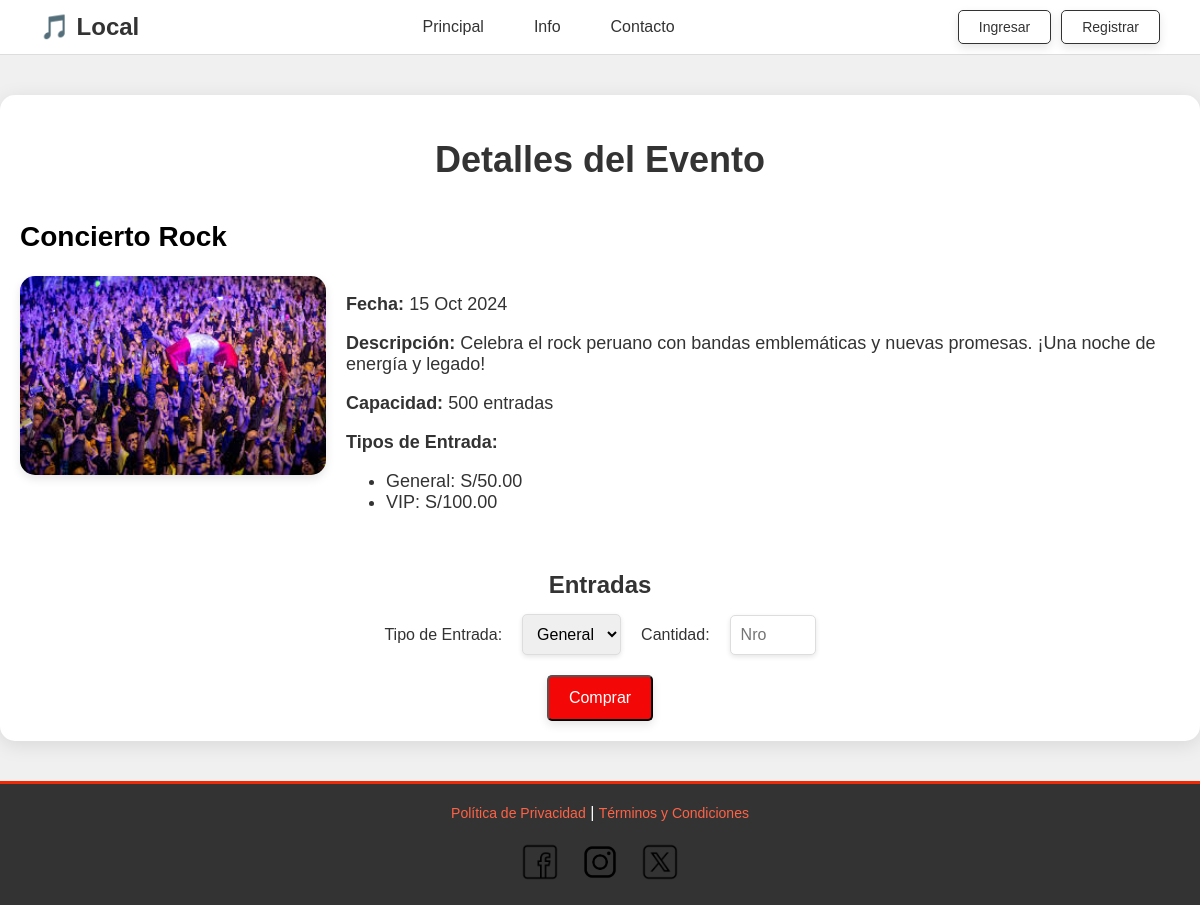
Before: /eventos/evento.php?id=1 with the older database file.
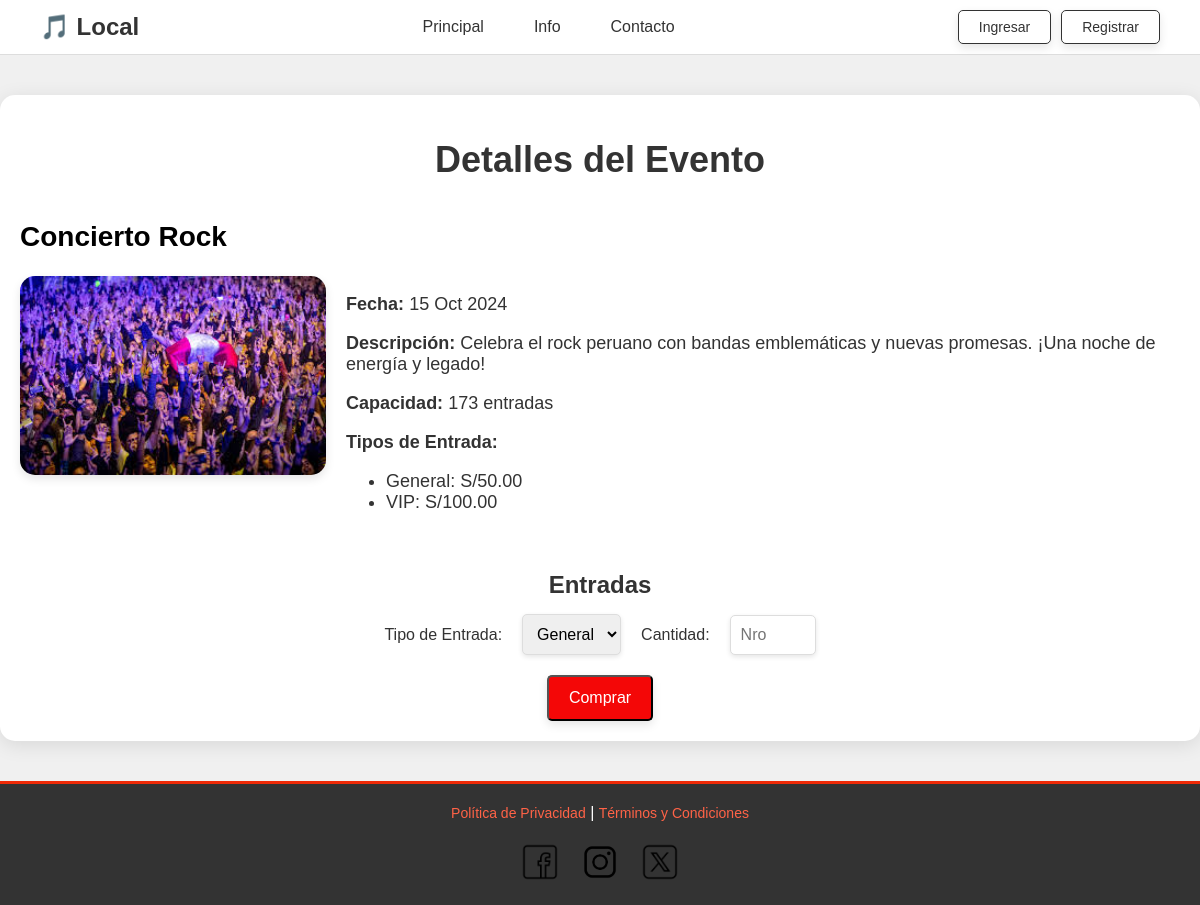
After: the same page with the newer database file.
### tables this page shows
CREATE TABLE `evento` (
  `idEvento` int(11) NOT NULL,
  `nombreEvento` varchar(150) NOT NULL,
  `descripcionEvento` text DEFAULT NULL,
  `fechahoraEvento` datetime NOT NULL,
  `categoriaEvento` varchar(50) DEFAULT NULL,
  `capacidadEvento` int(11) NOT NULL,
  `imagenEvento` varchar(255) DEFAULT NULL
);

### eventos/evento.php (the view, shortened to what this page needs)
<?php
include '../conexion.php';
$idEvento = isset($_GET['id']) ? intval($_GET['id']) : 0;
$sql = "SELECT nombreEvento, descripcionEvento, fechahoraevento, imagenEvento, capacidadEvento FROM evento WHERE IdEvento = ?";
$stmt = $conn->prepare($sql);
$stmt->bind_param("i", $idEvento);
$stmt->execute();
$result = $stmt->get_result();
if ($result->num_rows > 0) {
    $evento = $result->fetch_assoc();
} else {
    echo "<p>Evento no encontrado.</p>";
    exit;
}
$sqlEntradas = "SELECT tipoEntrada, costoEntrada FROM entrada WHERE IdEvento = ?";
$stmtEntradas = $conn->prepare($sqlEntradas);
$stmtEntradas->bind_param("i", $idEvento);
$stmtEntradas->execute();
$resultEntradas = $stmtEntradas->get_result();
$entradas = [];
while ($entrada = $resultEntradas->fetch_assoc()) {
    $entradas[] = $entrada;
}
?>
<!DOCTYPE html>
<html lang="es">
<head>
</head>
<body>
<div class="wrapper">
    <header>
        <div class="logo">
            🎵 Local
        </div>
        <nav>
            <ul>
                <li><a href="../index.php">Principal</a></li>
                <li><a href="../info.html">Info</a></li>
                <li><a href="../contacto.html">Contacto</a></li>
            </ul>
        </nav>
        <div class="buttons">
            <a href="../login/login.html" class="buy-btn">Ingresar</a>
            <a href="../login/registro_usuario.html" class="buy-btn">Registrar</a>
        </div>
    </header>
    <div class="container">
        <h1>Detalles del Evento</h1>
        <h2><?php echo htmlspecialchars($evento['nombreEvento']); ?></h2>
        <div class="event-details">
    <img src="<?php echo htmlspecialchars($evento['imagenEvento']); ?>" alt="Evento <?php echo htmlspecialchars($evento['nombreEvento']); ?>">
    <div class="event-info">
        <p><strong>Fecha:</strong> <?php echo date('d M Y', strtotime($evento['fechahoraevento'])); ?></p>
        <p><strong>Descripción:</strong> <?php echo htmlspecialchars($evento['descripcionEvento']); ?></p>
        <p><strong>Capacidad:</strong> <?php echo htmlspecialchars($evento['capacidadEvento']); ?> entradas</p>
        <p><strong>Tipos de Entrada:</strong></p>
        <ul>
            <?php foreach ($entradas as $entrada): ?>
                <li><?php echo htmlspecialchars($entrada['tipoEntrada']) . ": S/" . number_format($entrada['costoEntrada'], 2); ?></li>
            <?php endforeach; ?>
        </ul>
    </div>
</div>
        <div class="entry-section">
        <div class="entry-section">
    <form action="../pasarela.php" method="POST">
        <div class="entry-label">Entradas</div>
        <div class="entry-selection">
            <label for="tipoEntrada">Tipo de Entrada:</label>
            <select name="tipoEntrada" id="tipoEntrada" required>
                <?php foreach ($entradas as $entrada): ?>
                    <option value="<?php echo htmlspecialchars($entrada['tipoEntrada']); ?>">
                        <?php echo htmlspecialchars($entrada['tipoEntrada']); ?>
                    </option>
                <?php endforeach; ?>
            </select>
            <label for="cantidad">Cantidad:</label>
            <input type="number" name="cantidad" id="cantidad" min="1" max="<?php echo $evento['capacidadEvento']; ?>" required placeholder="Nro">
        </div>
        <button type="submit" class="buy-btn" style="margin-top: 20px;">Comprar</button>
    </form>
</div>
        </div>
    </div>
    <footer>
        <a href="../privacy.html">Política de Privacidad</a> |
        <a href="../tyc.html">Términos y Condiciones</a>
        <div class="social">
            <a href="https://www.facebook.com/" target="_blank"><img src="../img/facebook.png" alt="Facebook"></a>
            <a href="https://www.instagram.com/" target="_blank"><img src="../img/instagram.png" alt="Instagram"></a>
            <a href="https://x.com/" target="_blank"><img src="../img/x.png" alt="X"></a>
        </div>
    </footer>
</div>
</body>
</html>

Changed rows visible on the page:
changed evento "Concierto Rock": capacidadEvento "500" → "173"
